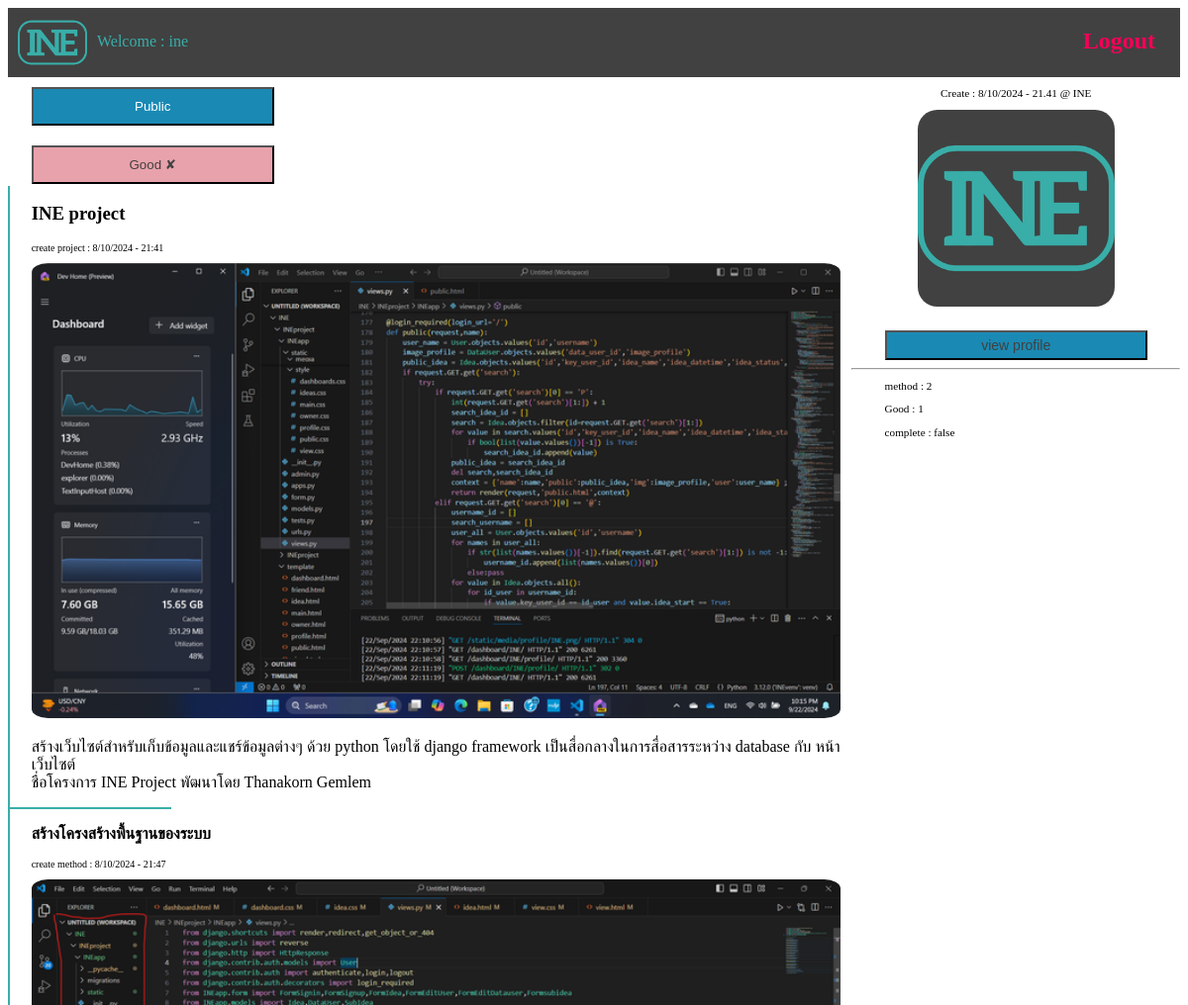
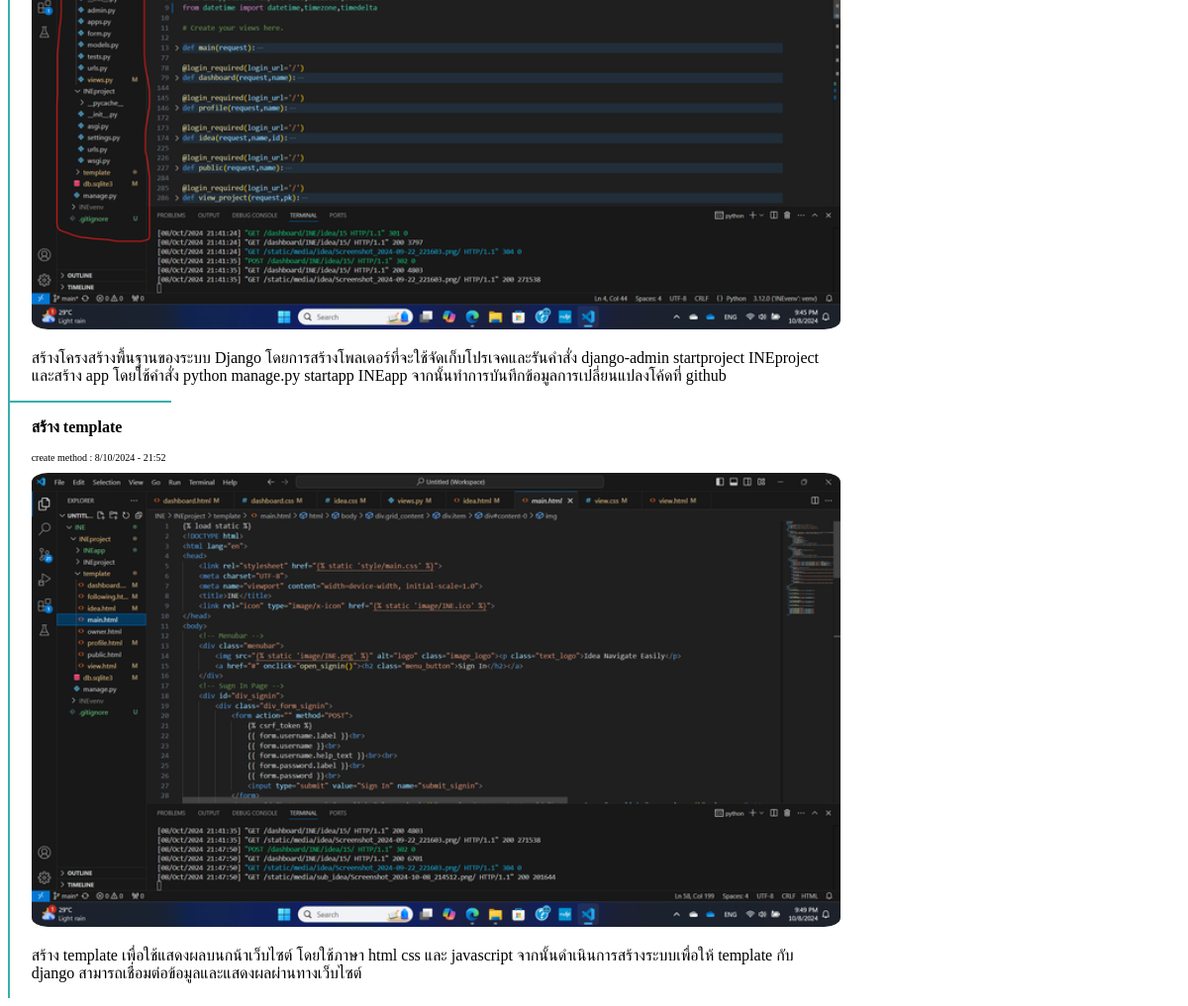
Page /view/15/ (signed in) on the committed database (2 pictures, top to bottom).
### INEapp/models.py (models this page shows, shortened)
class Idea(models.Model):
    key_user = models.ForeignKey(User,on_delete=models.CASCADE,null=False,blank=False)
    idea_name = models.CharField(max_length=100,null=False,blank=False)
    idea_description = models.TextField(null=True,blank=True)
    idea_image = models.ImageField(upload_to='media/idea',null=True,blank=True)
    idea_datetime = models.DateTimeField(auto_now_add=True)
    idea_complete = models.DateTimeField(null=True,blank=True)
    idea_status = models.BooleanField(default=False)
    idea_start = models.BooleanField(default=False)
    idea_good = models.ManyToManyField(User,related_name='good',blank=True)
    def count_good(self):
        return self.idea_good.count()

class SubIdea(models.Model):
    key_idea = models.ForeignKey(Idea,on_delete=models.CASCADE,null=False,blank=False)
    sub_idea = models.CharField(max_length=155,null=False,blank=False)
    sub_body = models.TextField(null=False,blank=False)
    sub_image = models.ImageField(upload_to='media/sub_idea',null=True,blank=True)
    sub_file = models.FileField(upload_to='media/document',null=True,blank=True)
    sub_datetime = models.DateTimeField(auto_now_add=True)
    sub_complete = models.DateTimeField(null=True,blank=True)

class DataUser(models.Model):
    data_user = models.OneToOneField(User,on_delete=models.CASCADE,null=False)
    member_user = models.BooleanField(default=False)
    image_profile = models.ImageField(upload_to='media/profile',null=True,blank=True)
    following = models.ManyToManyField(User,related_name='follow',blank=True)

### INEapp/views.py (the view)
# urls.py: path('view/<int:pk>/',view_project,name='view'),
@login_required(login_url='/')
def view_project(request,pk):
    sub_idea = SubIdea.objects.filter(key_idea_id=pk)
    view_idea = get_object_or_404(Idea,id=pk)
    user = User.objects.get(id=view_idea.key_user_id)
    img = DataUser.objects.get(data_user_id=user.id)
    context = {'view':view_idea,'user':user,'img':img,'name':request.user,'sub':sub_idea}
    if view_idea.idea_complete is not None:
        context.update({'project_day': int((datetime.date(view_idea.idea_complete) - datetime.date(view_idea.idea_datetime)).days)})
    else:pass
    del view_idea,user,img,sub_idea
    return render(request,'view.html',context)

### template/view.html (shortened to what this page needs)
{% load static %}
<!DOCTYPE html>
<html lang="en">
<head>
    <link rel="stylesheet" href="{% static 'style/main.css' %}">
    <link rel="stylesheet" href="{% static 'style/view.css' %}">
</head>
<body>
    <div class="menubar">
        <img src="{% static 'image/INE.png' %}" alt="logo" class="image_logo"><p class="text_logo">Welcome : {{ name }}</p>
        <a href="/logout/"><h2 class="logout_button">Logout</h2></a>
    </div>
    <div class="div_view">
        <div class="div_line"></div>
            <div>
                <a href="{% url 'public' name %}"><button id="btn-back">Public</button></a><br>
                {% if name in view.idea_good.all %}
                    <a href="{% url 'good' view.id %}"><button id="btn_no_good">Good ✘</button></a>
                {% else %}
                    <a href="{% url 'good' view.id %}"><button id="btn_good">Good ✔</button></a>
                {% endif %}
                <h3 id="name_view">{{view.idea_name}}</h3><p style="font-size: 10px;">create project : {{ view.idea_datetime|date:'j/m/Y - G:i' }}</p>
                {% if view.idea_image %}
                    <img src="/static/{{view.idea_image}}/" alt="">
                {% endif %}
                <p id="text_description">{{view.idea_description}}</p>
                {% if sub %}
                    {% for subs in sub %}
                        <hr class="line_hr">
                        <p><b>{{subs.sub_idea}}</b></p>
                        <p style="font-size: 10px;">create method : {{subs.sub_datetime|date:'j/m/Y - G:i'}}</p>
                        {% if subs.sub_image %}
                            <img src="/static/{{subs.sub_image}}/" alt="">
                        {% endif %}
                        <p>{{subs.sub_body}}</p>
                    {% endfor %}
                {% endif %}
            </div>
        <div class="data_view">
            <p id="text-heading">Create : {{ view.idea_datetime|date:'j/m/Y - G.i' }} @ {{ user.username }}</p>
            {% if img.image_profile %}
                <img src="/static/{{img.image_profile}}/" alt=""><br>
            {% else %}
                <img src="https://cdn4.iconfinder.com/data/icons/web-ui-color/128/Account-512.png" alt=""><br>
            {% endif %}
            <a href="{% url 'owner' view.id %}"><button id="btn_follow">view profile</button></a>
            <hr>
            <div>
                <p id="text-heading" style="text-align: left; margin-left: 10%;">method : {{sub.count}}</p>
                <p id="text-heading" style="text-align: left; margin-left: 10%;">Good : {{view.count_good}}</p>
                {% if view.idea_complete %}
                <p id="text-heading" style="text-align: left; margin-left: 10%; color: #39aea9;">complete : {{view.idea_complete|date:'j/m/Y - G.i'}}</p>
                <p id="text-heading" style="text-align: left; margin-left: 10%;">Project Day : {{project_day}}</p>
                {% else %}
                    <p id="text-heading" style="text-align: left; margin-left: 10%;">complete : false</p>
                {% endif %}
            </div>
        </div>
    </div>
</body>
</html>

### INEapp/static/style/main.css (style rules this page uses)
.menubar { width: 100%; height: 70px; background-color: #414141; }
.image_logo { margin-left: 10px; width: 70px; height: 70px; float: left; }
.text_logo { color: #39aea9; float: left; margin: 25px 0px 0px 10px; }
.logout_button { color: #f50057; float: right; margin: 20px 25px; }

### INEapp/static/style/view.css (style rules this page uses)
.div_view { display: grid; grid-template-columns: 1% 69% auto; gap: 1%; }
.div_line { width: 100%; border-left: 2px solid #39aea9; margin: 110px 0px 0px 0px; float: right; }
.line_hr { width: 20%; border: 1px solid #39aea9; margin-left: -2.9%; }
.div_view img { width: 100%; border-radius: 2%; }
.data_view { width: 100%; text-align: center; }
.data_view img { width: 60%; border-radius: 10%; }
#text_description { text-align: justify; white-space: pre-line; }
#text-heading { font-size: 70%; margin-top: 10px; }
#btn-back { font-family: 'Arial Narrow Bold', sans-serif; margin-top: 10px; width: 30%; padding: 10px 10px; background-color: #1a8ab4; color: #ffffff; }
#btn_no_good { margin-top: 20px; width: 30%; padding: 10px 10px; color: #414141; background-color: #e8a2ab;; font-family: 'Arial Narrow Bold', sans-serif; }
#btn_follow { margin-top: 20px; width: 80%; padding: 5px 5px; color: #414141; background-color: #1a8ab4; font-family: Impact, 'Arial Narrow Bold', sans-serif; font-size: 14px; }

### rows in the picture
Idea: idea_name "INE project", idea_datetime "8/10/2024 - 21:41", idea_image (picture), idea_description "สร้างเว็บไซต์สำหรับเก็บข้อมูลและแชร์ข้อมูลต่างๆ ด้วย python โดยใช้ django framework เป็นสื่อกลางในการสื่อสารระหว่าง database กับ หน้าเว็บไซต์ ชื่อโครงการ INE Project พัฒนาโดย Thanakorn Gemlem", idea_datetime "8/10/2024 - 21.41", count_good "1"
SubIdea: sub_idea "สร้างโครงสร้างพื้นฐานของระบบ", sub_datetime "8/10/2024 - 21:47", sub_image (picture), sub_body "สร้างโครงสร้างพื้นฐานของระบบ Django โดยการสร้างโพลเดอร์ที่จะใช้จัดเก็บโปรเจคและรันคำสั่ง django-admin startproject INEproject และสร้าง app โดยใช้คำสั่ง python manage.py startapp INEapp จากนั้นทำการบันทึกข้อมูลการเปลี่ยนแปลงโค้ดที่ github"
SubIdea: sub_idea "สร้าง template", sub_datetime "8/10/2024 - 21:52", sub_image (picture), sub_body "สร้าง template เพื่อใช้แสดงผลบนกน้าเว็บไซต์ โดยใช้ภาษา html css และ javascript จากนั้นดำเนินการสร้างระบบเพื่อให้ template กับ django สามารถเชื่อมต่อข้อมูลและแสดงผลผ่านทางเว็บไซต์"
DataUser: image_profile (picture)

### other values in the picture
{{ name }} "ine"
{{ user.username }} "INE"
{{ sub.count }} "2"
